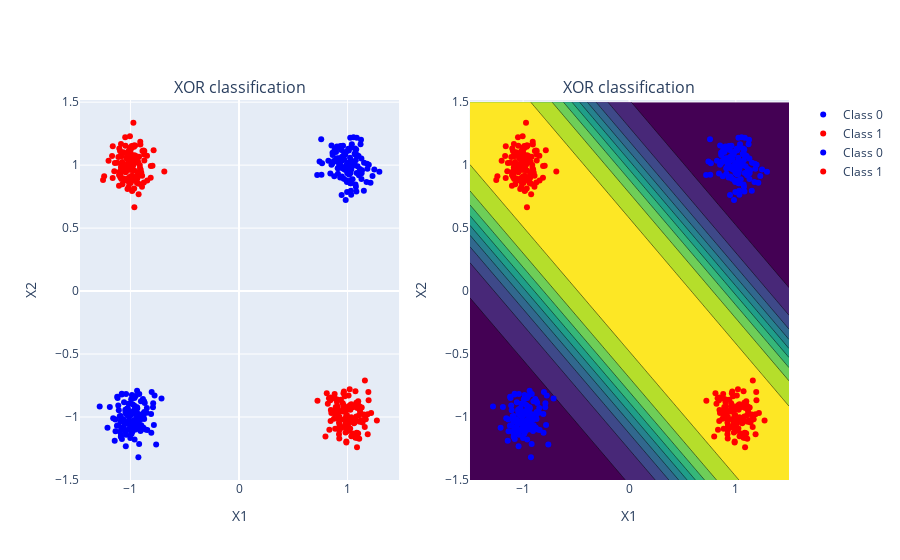

Here is the notebook cell this chart was saved with:
### Markdown cell above
***

<div class="alert alert-success" markdown="1" style="color:white; background-color: #013220; border-color: #03C03C">

> ### Question 1.1 - Implement 2-layer XOR classification with NumPy

> 1. Update the forward propagation and error computation
> 2. Update the back-propagation part to learn the weights of both layers.
> 3. Run the learning and check your network results
  
*For optional questions, please look at the end of this exercise's code boxes for more information*

</div>

***

### Code cell
######################
# YOUR CODE GOES HERE
######################

from tqdm import tqdm
# 1st layer weights
weights1 = (np.random.randn(n_hidden, n_input))
# 2nd layer weights
weights2 = (np.random.randn(n_output, n_hidden))
# 1st layer biases
bias1 = (np.random.randn(n_hidden, 1))
# 2nd layer biases
bias2 = (np.random.randn(n_output, 1))

n_epochs = 1000
p_bar = tqdm(range(n_epochs))
for i in p_bar:
    
    z1 = np.dot(weights1, x_inputs.T) + bias1
    a1 = 1 / (1 + np.exp(-z1))
    z2 = np.dot(weights2, a1) + bias2
    a2 = 1 / (1 + np.exp(-z2))

    # Error computation
    error = np.sum((a2 - y_classes) ** 2)
    if error < mse_limit:
        break

    # Backward pass
    delta2 = (a2 - y_classes) * a2 * (1 - a2)
    delta1 = np.dot(weights2.T, delta2) * a1 * (1 - a1)

    # Update weights
    weights2 = weights2 - eta * np.dot(delta2, a1.T)
    bias2 = bias2 - eta * np.sum(delta2, axis = 1, keepdims = True)
    weights1 = weights1 - eta * np.dot(delta1, x_inputs)
    bias1 = bias1 - eta * np.sum(delta1, axis = 1, keepdims = True)
    
    p_bar.set_description(f"Error: {error:.4f}")

y_pred = np.round(a2)[0]

from plotly.subplots import make_subplots
import plotly.graph_objects as go

# Create figure

fig = make_subplots(rows=1, cols=2, subplot_titles=("XOR classification", "XOR classification"))
# Plot the original XOR problem
fig.add_trace(go.Scatter(x=x_inputs[y_classes == 0, 0], y=x_inputs[y_classes == 0, 1], mode='markers', name='Class 0', marker=dict(color='blue')), row=1, col=1)
fig.add_trace(go.Scatter(x=x_inputs[y_classes == 1, 0], y=x_inputs[y_classes == 1, 1], mode='markers', name='Class 1', marker=dict(color='red')), row=1, col=1)
# Plot the XOR classification
fig.add_trace(go.Scatter(x=x_inputs[y_pred == 0, 0], y=x_inputs[y_pred == 0, 1], mode='markers', name='Class 0', marker=dict(color='blue')), row=1, col=2)
fig.add_trace(go.Scatter(x=x_inputs[y_pred == 1, 0], y=x_inputs[y_pred == 1, 1], mode='markers', name='Class 1', marker=dict(color='red')), row=1, col=2)

# Add the decision boundary
x1 = np.linspace(-1.5, 1.5, 100)
x2 = np.linspace(-1.5, 1.5, 100)
X1, X2 = np.meshgrid(x1, x2)
X = np.array([X1.flatten(), X2.flatten()]).T
Z1 = 1 / (1 + np.exp(-(np.dot(weights1, X.T) + bias1)))
Z2 = 1 / (1 + np.exp(-(np.dot(weights2, Z1) + bias2)))
Z = Z2.reshape(100, 100)

fig.add_trace(go.Contour(x=x1, y=x2, z=Z, colorscale='Viridis', showscale=False), row=1, col=2)

# Update xaxis properties
fig.update_xaxes(title_text="X1", row=1, col=1)
fig.update_xaxes(title_text="X1", row=1, col=2)
# Update yaxis properties
fig.update_yaxes(title_text="X2", row=1, col=1)
fig.update_yaxes(title_text="X2", row=1, col=2)
# Update title and size
fig.show()

### Figure 1 — Plotly figure (JSON) as saved in the notebook; plotly's stock layout.template omitted (floating-point values rounded to 4 significant figures; data arrays with more than 128 entries replaced by an {"elided": "..."} marker saying what was removed)
{"data": [{"marker": {"color": "blue"}, "mode": "markers", "name": "Class 0", "type": "scatter", "x": {"elided": "248 float values"}, "xaxis": "x", "y": {"elided": "248 float values"}, "yaxis": "y"}, {"marker": {"color": "red"}, "mode": "markers", "name": "Class 1", "type": "scatter", "x": {"elided": "248 float values"}, "xaxis": "x", "y": {"elided": "248 float values"}, "yaxis": "y"}, {"marker": {"color": "blue"}, "mode": "markers", "name": "Class 0", "type": "scatter", "x": {"elided": "248 float values"}, "xaxis": "x2", "y": {"elided": "248 float values"}, "yaxis": "y2"}, {"marker": {"color": "red"}, "mode": "markers", "name": "Class 1", "type": "scatter", "x": {"elided": "248 float values"}, "xaxis": "x2", "y": {"elided": "248 float values"}, "yaxis": "y2"}, {"colorscale": [[0, "#440154"], [0.1111, "#482878"], [0.2222, "#3e4989"], [0.3333, "#31688e"], [0.4444, "#26828e"], [0.5556, "#1f9e89"], [0.6667, "#35b779"], [0.7778, "#6ece58"], [0.8889, "#b5de2b"], [1, "#fde725"]], "showscale": false, "type": "contour", "x": [-1.5, -1.47, -1.439, -1.409, -1.379, -1.348, -1.318, -1.288, -1.258, -1.227, -1.197, -1.167, -1.136, -1.106, -1.076, -1.045, -1.015, -0.9848, -0.9545, -0.9242, -0.8939, -0.8636, -0.8333, -0.803, -0.7727, -0.7424, -0.7121, -0.6818, -0.6515, -0.6212, -0.5909, -0.5606, -0.5303, -0.5, -0.4697, -0.4394, -0.4091, -0.3788, -0.3485, -0.3182, -0.2879, -0.2576, -0.2273, -0.197, -0.1667, -0.1364, -0.1061, -0.07576, -0.04545, -0.01515, 0.01515, 0.04545, 0.07576, 0.1061, 0.1364, 0.1667, 0.197, 0.2273, 0.2576, 0.2879, 0.3182, 0.3485, 0.3788, 0.4091, 0.4394, 0.4697, 0.5, 0.5303, 0.5606, 0.5909, 0.6212, 0.6515, 0.6818, 0.7121, 0.7424, 0.7727, 0.803, 0.8333, 0.8636, 0.8939, 0.9242, 0.9545, 0.9848, 1.015, 1.045, 1.076, 1.106, 1.136, 1.167, 1.197, 1.227, 1.258, 1.288, 1.318, 1.348, 1.379, 1.409, 1.439, 1.47, 1.5], "xaxis": "x2", "y": [-1.5, -1.47, -1.439, -1.409, -1.379, -1.348, -1.318, -1.288, -1.258, -1.227, -1.197, -1.167, -1.136, -1.106, -1.076, -1.045, -1.015, -0.9848, -0.9545, -0.9242, -0.8939, -0.8636, -0.8333, -0.803, -0.7727, -0.7424, -0.7121, -0.6818, -0.6515, -0.6212, -0.5909, -0.5606, -0.5303, -0.5, -0.4697, -0.4394, -0.4091, -0.3788, -0.3485, -0.3182, -0.2879, -0.2576, -0.2273, -0.197, -0.1667, -0.1364, -0.1061, -0.07576, -0.04545, -0.01515, 0.01515, 0.04545, 0.07576, 0.1061, 0.1364, 0.1667, 0.197, 0.2273, 0.2576, 0.2879, 0.3182, 0.3485, 0.3788, 0.4091, 0.4394, 0.4697, 0.5, 0.5303, 0.5606, 0.5909, 0.6212, 0.6515, 0.6818, 0.7121, 0.7424, 0.7727, 0.803, 0.8333, 0.8636, 0.8939, 0.9242, 0.9545, 0.9848, 1.015, 1.045, 1.076, 1.106, 1.136, 1.167, 1.197, 1.227, 1.258, 1.288, 1.318, 1.348, 1.379, 1.409, 1.439, 1.47, 1.5], "yaxis": "y2", "z": {"elided": "100x100 float values"}}], "layout": {"annotations": [{"font": {"size": 16}, "showarrow": false, "text": "XOR classification", "x": 0.225, "xanchor": "center", "xref": "paper", "y": 1, "yanchor": "bottom", "yref": "paper"}, {"font": {"size": 16}, "showarrow": false, "text": "XOR classification", "x": 0.775, "xanchor": "center", "xref": "paper", "y": 1, "yanchor": "bottom", "yref": "paper"}], "xaxis": {"anchor": "y", "domain": [0, 0.45], "title": {"text": "X1"}}, "xaxis2": {"anchor": "y2", "domain": [0.55, 1], "title": {"text": "X1"}}, "yaxis": {"anchor": "x", "domain": [0, 1], "title": {"text": "X2"}}, "yaxis2": {"anchor": "x2", "domain": [0, 1], "title": {"text": "X2"}}}}
